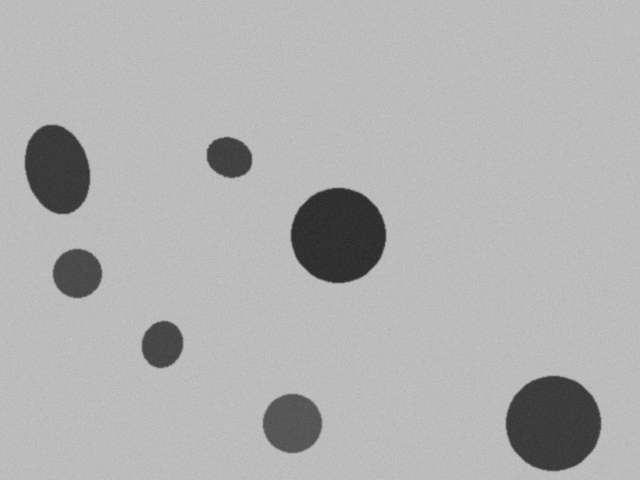
#> input picture dataset/images/normal_01.png, 640 x 480 px
$ python check_adaptive.py
#> lines starting #> are read from the running program, lines starting #| are printed output that depends on the picture; after the words box and inside, x2 and y2 are one past the last pixel; in counts of white or black regions, pixels touching at a corner belong together
### src/segmentation.py
"""
segmentation.py

Implements four classical segmentation methods that all solve the SAME
problem -- separating foreground objects from background in a
preprocessed grayscale image -- under one common interface, so the
later comparison across methods is fair: only this stage differs,
everything before (preprocessing) and after (morphology, detection)
stays identical regardless of which method was chosen.

MASK CONVENTION (enforced by every function in this module):
    255 (white) = foreground object
    0   (black) = background
Every method normalizes to this convention explicitly rather than
relying on whichever polarity OpenCV happens to produce by default.

COMMON RESULT STRUCTURE:
    Every segment_*() function, and the segment() dispatcher, returns a
    dict with the same keys:
        {
            "mask": np.ndarray (H, W) uint8, values in {0, 255},
            "method": str,
            "parameters": dict,
            "threshold": float | None,   # None where not a single global value
            "processing_time_ms": float,
            "intermediate": dict,        # method-specific extra images, may be empty
        }
"""

from typing import Optional, Callable
import time
import numpy as np
import cv2


# ---------------------------------------------------------------------------
# Shared helpers
# ---------------------------------------------------------------------------

def _validate_odd(value: int, min_size: int = 3, max_size: int = 99) -> int:
    """
    Force a value into a valid odd integer within [min_size, max_size].

    Why: adaptive thresholding's block size (like the filter kernel
    sizes in preprocessing.py) must be odd and >= 3 for OpenCV to accept
    it. A UI slider or manual parameter could still produce an invalid
    value; this guards the app from crashing on it.
    """
    value = int(value)
    value = max(min_size, min(max_size, value))
    if value % 2 == 0:
        value += 1
        value = min(value, max_size if max_size % 2 == 1 else max_size - 1)
    return value


def _make_result(mask: np.ndarray, method: str, parameters: dict,
                  threshold: Optional[float], processing_time_ms: float,
                  intermediate: Optional[dict] = None) -> dict:
    """Build the common result structure every segmentation method returns."""
    # Defensive normalization: guarantee the mask is strictly {0, 255} uint8,
    # regardless of what the underlying OpenCV call produced.
    mask = np.where(mask > 0, 255, 0).astype(np.uint8)
    return {
        "mask": mask,
        "method": method,
        "parameters": parameters,
        "threshold": threshold,
        "processing_time_ms": processing_time_ms,
        "intermediate": intermediate or {},
    }


def _polarity_to_thresh_type(object_polarity: str) -> int:
    """
    Translate a human-readable polarity choice into the OpenCV threshold
    type that yields our white-foreground convention.

    "darker"  -> objects have LOWER intensity than background
                 -> foreground = pixels BELOW threshold -> THRESH_BINARY_INV
    "brighter"-> objects have HIGHER intensity than background
                 -> foreground = pixels ABOVE threshold -> THRESH_BINARY

    This one function is the single place polarity is resolved, so all
    three thresholding-based methods (global/Otsu/adaptive) stay
    consistent with each other rather than each re-implementing the choice.
    """
    polarity = object_polarity.lower().strip()
    if polarity == "darker":
        return cv2.THRESH_BINARY_INV
    elif polarity == "brighter":
        return cv2.THRESH_BINARY
    else:
        raise ValueError(f"Unknown object_polarity: '{object_polarity}'. Expected 'darker' or 'brighter'.")


# ---------------------------------------------------------------------------
# 1. GLOBAL THRESHOLDING
# ---------------------------------------------------------------------------

# [130 lines left out: functions segment_global, segment_otsu, not called in this run]


# ---------------------------------------------------------------------------
# 3. ADAPTIVE THRESHOLDING
# ---------------------------------------------------------------------------

def segment_adaptive(gray_image: np.ndarray, block_size: int = 11, C: int = 2,
                      adaptive_method: str = "gaussian", object_polarity: str = "darker") -> dict:
    """
    Adaptive thresholding: computes a DIFFERENT threshold for every
    pixel, based only on its local neighborhood, instead of one value
    for the whole image.

    Why local thresholds are useful:
        A single global cutoff (global/Otsu) assumes brightness is
        roughly consistent across the image. When it isn't -- e.g. one
        corner is shadowed while another is bright -- no single T can
        correctly separate foreground from background everywhere at
        once. Adaptive thresholding sidesteps this by asking, for each
        pixel, "how does this pixel compare to *its own neighborhood*?"
        rather than "how does it compare to the whole image?"

    How it works (the math):
        For each pixel (x,y), a local threshold T(x,y) is computed from
        the `block_size` x `block_size` neighborhood around it:
            - "mean":     T(x,y) = mean(neighborhood) - C
            - "gaussian": T(x,y) = gaussian_weighted_mean(neighborhood) - C
        The pixel is then classified using this local T(x,y) instead of
        a single global value. Gaussian weighting gives closer pixels
        more influence than distant ones within the block, which
        usually gives a smoother, less noisy result than a flat mean.

    Why this handles uneven illumination better:
        Because T is recomputed locally, a shadowed region and a bright
        region can each get an appropriately different effective
        threshold, as long as objects remain distinguishable from their
        *immediate* surroundings -- even if they wouldn't be
        distinguishable from the image as a whole.

    Effect of block_size:
        - Too small: threshold follows noise too closely -> speckled,
          fragmented mask.
        - Too large: neighborhood starts behaving like a global
          threshold again, losing the local-adaptation benefit, and can
          blend across genuinely different lighting zones.

    Effect of C:
        A constant subtracted from the local mean before comparison.
        Higher C makes the threshold stricter (fewer pixels classified
        as foreground); lower/negative C makes it more permissive.

    Limitations:
        - Sensitive to block_size choice -- no single value is optimal
          for every image.
        - Can fragment large uniform regions into speckled noise if the
          neighborhood is too small relative to object size.
        - More computationally expensive than global/Otsu (a
          neighborhood computation per pixel rather than one global pass).

    Args:
        gray_image: (H, W) uint8 preprocessed grayscale image.
        block_size: neighborhood side length; must be odd and >= 3 --
            invalid values are corrected automatically.
        C: constant subtracted from the local mean/weighted-mean.
        adaptive_method: "mean" or "gaussian".
        object_polarity: "darker" or "brighter".

    Returns:
        Common result dict. "threshold" is None -- adaptive thresholding
        has no single representative threshold value, since a different
        one is computed at every pixel.
    """
    block_size = _validate_odd(block_size, min_size=3, max_size=99)
    C = int(C)

    method_key = adaptive_method.lower().strip()
    if method_key == "mean":
        cv2_adaptive_method = cv2.ADAPTIVE_THRESH_MEAN_C
    elif method_key == "gaussian":
        cv2_adaptive_method = cv2.ADAPTIVE_THRESH_GAUSSIAN_C
    else:
        raise ValueError(f"Unknown adaptive_method: '{adaptive_method}'. Expected 'mean' or 'gaussian'.")

    thresh_type = _polarity_to_thresh_type(object_polarity)

    start = time.perf_counter()
    mask = cv2.adaptiveThreshold(
        gray_image, 255, cv2_adaptive_method, thresh_type, block_size, C
    )
    elapsed_ms = (time.perf_counter() - start) * 1000

    return _make_result(
        mask=mask,
        method="adaptive",
        parameters={
            "block_size": block_size,
            "C": C,
            "adaptive_method": method_key,
            "object_polarity": object_polarity,
        },
        threshold=None,
        processing_time_ms=elapsed_ms,
    )


# ---------------------------------------------------------------------------
# 4. EDGE-BASED SEGMENTATION
# ---------------------------------------------------------------------------

# [159 lines left out: functions _fill_enclosed_regions, segment_edge_based, not called in this run]


# ---------------------------------------------------------------------------
# 5. COMMON DISPATCHER
# ---------------------------------------------------------------------------

SEGMENTATION_METHODS: dict[str, Callable[..., dict]] = {
    "global": segment_global,
    "otsu": segment_otsu,
    "adaptive": segment_adaptive,
    "edge": segment_edge_based,
}


# [23 lines left out: function segment, not called in this run]

### check_adaptive.py
import cv2
from src import segmentation

img = cv2.imread("dataset/images/normal_01.png", 0)
#> img is the input picture: shape (480, 640); min 37, max 202, mean 177.1
gt = cv2.imread("dataset/ground_truth/normal_01.png", 0) > 0
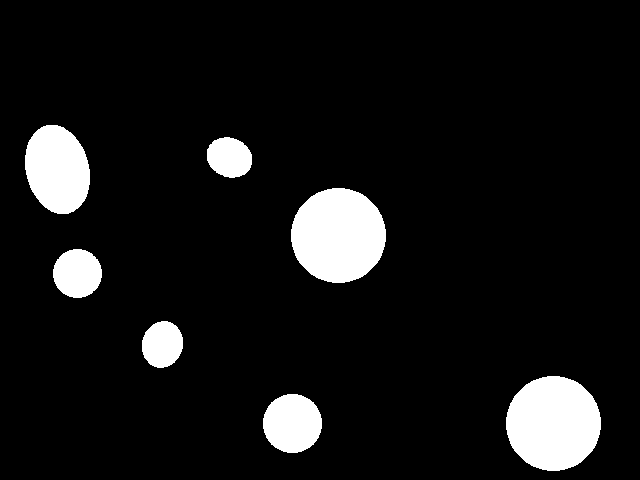
#> input picture dataset/ground_truth/normal_01.png, 640 x 480 px
#> gt: shape (480, 640) bool; 8.5% white; 7 white regions, largest, box (x1, y1, x2, y2) and area: (291, 188, 386, 283) 7067, (506, 376, 601, 471) 7067, (25, 125, 90, 214) 4495

print("block   C   IoU  recall  precision")
for block in (11, 31, 51, 75, 99):
    for C in (2, 8, 15, 25):
        m = segmentation.segment_adaptive(img, block, C, "gaussian", "darker")["mask"] > 0
        tp = (m & gt).sum()
        print(f"{block:5d} {C:3d} {tp / (m | gt).sum():.2f}   {tp / gt.sum():.2f}   "
              f"{tp / max(m.sum(), 1):.2f}")
#> this loop made 5 passes
#> (printed output is left out)
#> pass 1, in segment_adaptive, `mask = cv2.adaptiveThreshold( gray_image, 255, cv2_adaptive_method, th..`:
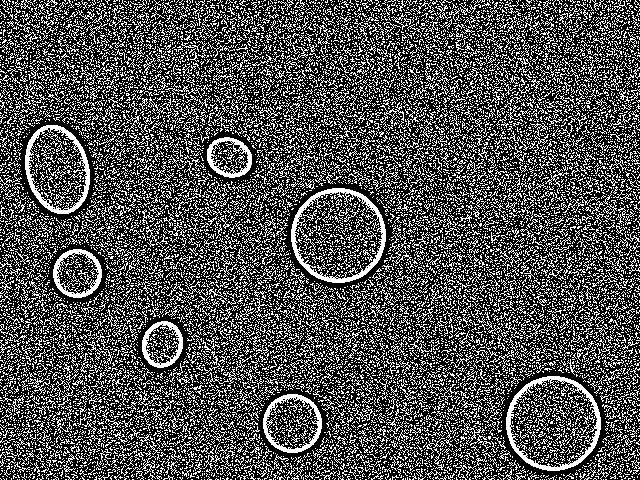
#> mask: shape (480, 640); 31.1% white in thin lines or dots
#> pass 1, in segment_adaptive (call 2), `mask = cv2.adaptiveThreshold( gray_image, 255, cv2_adaptive_method, th..`:
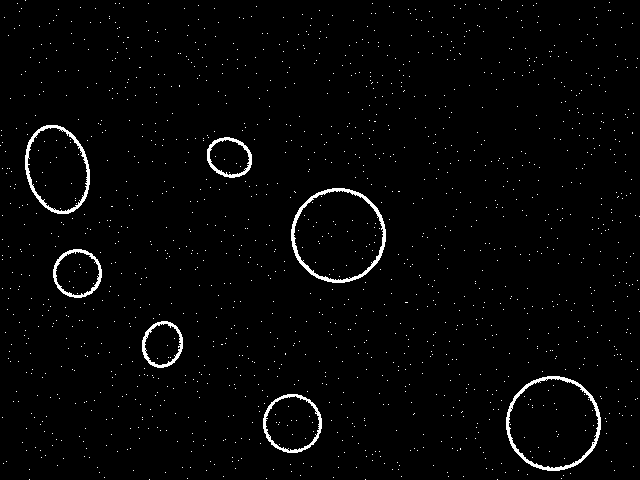
#> mask: shape (480, 640); 2% white; 1466 white regions (1459 under 20 px), largest, box (x1, y1, x2, y2) and area: (291, 188, 386, 283) 1017, (506, 376, 601, 471) 987, (25, 125, 90, 214) 799
#> pass 1, in segment_adaptive (call 3), `mask = cv2.adaptiveThreshold( gray_image, 255, cv2_adaptive_method, th..`:
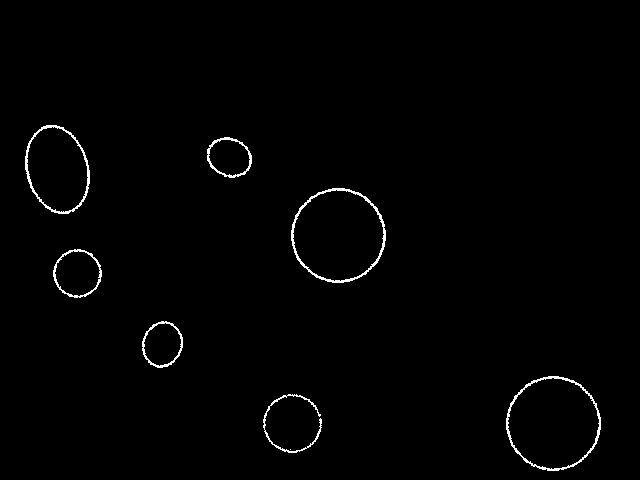
#> mask: shape (480, 640); 1.1% white in thin lines or dots, all inside (x1, y1, x2, y2) = (25, 125, 601, 471)
#> pass 1, in segment_adaptive (call 4), `mask = cv2.adaptiveThreshold( gray_image, 255, cv2_adaptive_method, th..`:
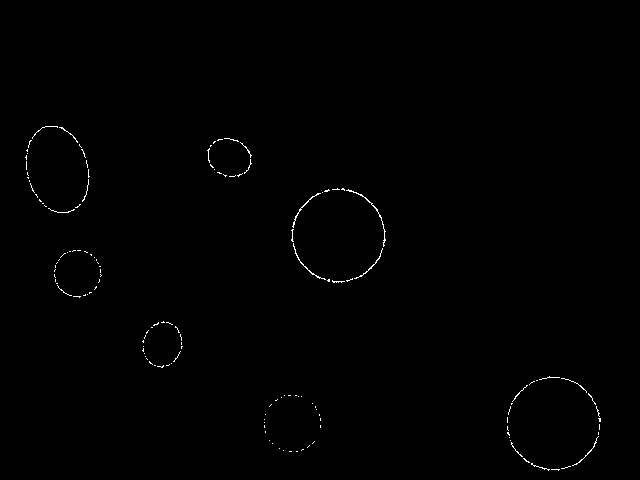
#> mask: shape (480, 640); 0.41% white in thin lines or dots, all inside (x1, y1, x2, y2) = (25, 126, 601, 471)
#> after the loop:
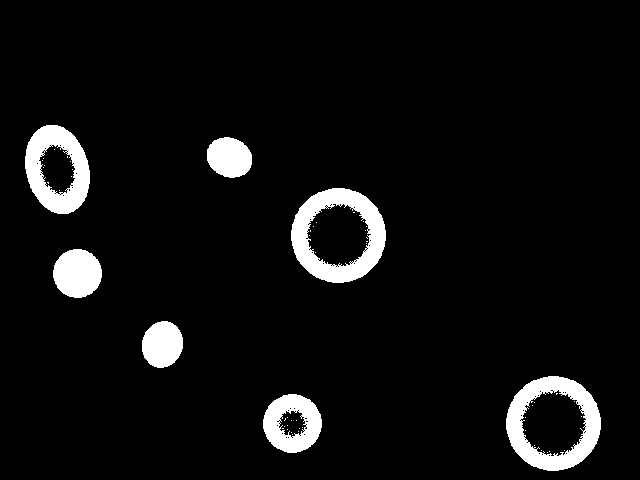
#> m: shape (480, 640) bool; 6% white; 55 white regions (48 under 20 px), largest, box (x1, y1, x2, y2) and area: (291, 188, 386, 283) 4152, (506, 376, 601, 471) 3972, (25, 125, 90, 214) 3260

# What the default mask looks like (open this to see speckle vs rings)
m = segmentation.segment_adaptive(img, 11, 2, "gaussian", "darker")["mask"]
cv2.imwrite("adaptive_default_normal_01.png", m)
